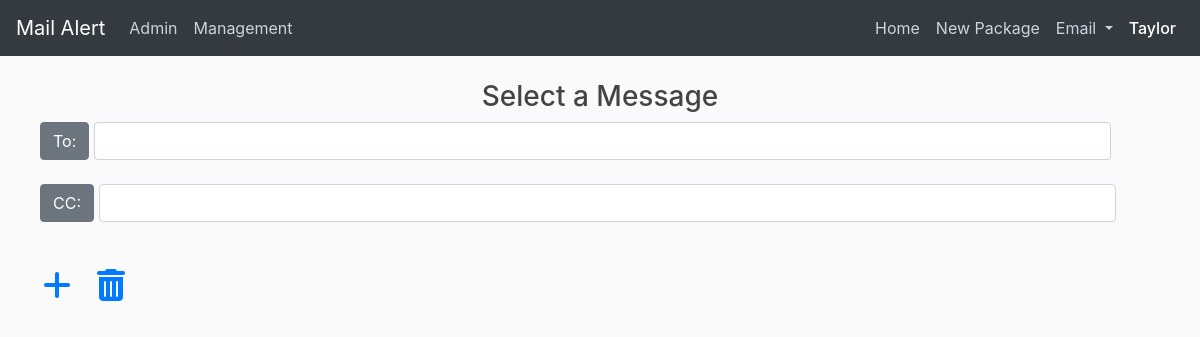
Before: /composeEmail (signed in) with the older database file.
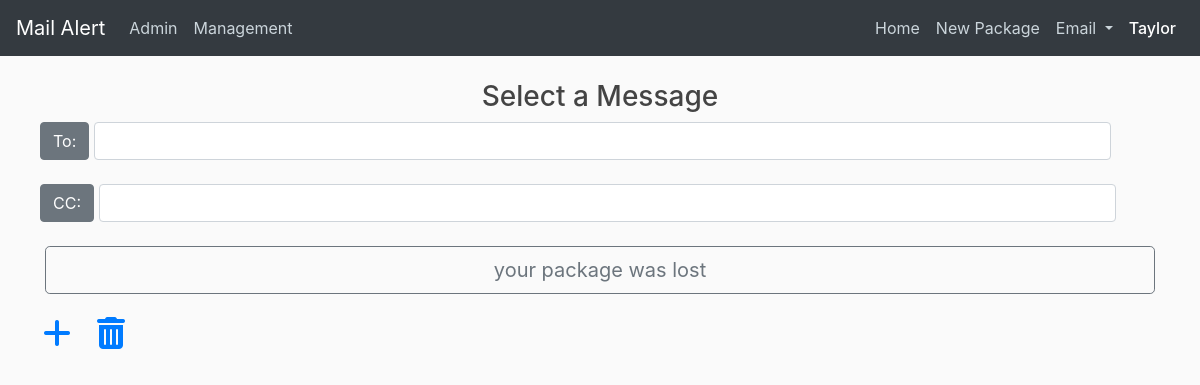
After: the same page with the newer database file.
### mailalert/models.py (models this page shows)
class Message(db.Model):
    id = db.Column(db.Integer, primary_key=True)
    content = db.Column(db.String(255), unique=True, nullable=False)

### mailalert/main/routes.py (the view, shortened to what this page needs)
@main.route("/composeEmail", methods=['GET', 'POST'])
@login_required
def compose_email():
    cc_recipients = ""
    composeEmailForm = ComposeEmailForm()
    createMessageForm = CreateMessageForm()
    messages = Message.query.all()
    return render_template('composeEmail.html', title="Compose Email", composeEmailForm=composeEmailForm,
                           createMessageForm=createMessageForm, messages=messages)

### mailalert/main/forms.py
class ComposeEmailForm(FlaskForm):
    recipient_email = StringField(
        'Email', validators=[DataRequired(), Email()])
    cc_recipient = StringField('Email')
    compose_submit = SubmitField('Send')

class CreateMessageForm(FlaskForm):
    new_message = TextAreaField('New Message', validators=[Length(
        min=10, message='This message is not long enough')])
    create_submit = SubmitField('Create')

### mailalert/models.py (called while the page is built)
@login_manager.user_loader
def load_user(id):
    return Employee.query.get(int(id))

    def is_admin(self):
        return self.access == 'Admin'

    def allowed(self, access_level):
        return ACCESS[self.access] >= ACCESS[access_level]

### mailalert/templates/composeEmail.html (shortened to what this page needs)
{% extends "layout_with_navbar.html" %}
{%block content %}
<h3 class="text-center">Select a Message</h3>
<form method='POST'>
    <div class="form-row mb-3">
        <label for="to" class="btn btn-secondary">To:</label>
        <div class="col-10 col-sm-11">
            {% if composeEmailForm.recipient_email.errors %}
                {{ composeEmailForm.recipient_email(class="form-control form-control-md is-invalid") }}
                <div class="invalid-feedback">
                    {% for error in composeEmailForm.recipient_email.errors %}
                        <span>{{ error }}</span>
                    {% endfor %}
                </div>
            {% else %}
                {{ composeEmailForm.recipient_email(class="form-control form-control-md") }}
            {% endif %}
        </div>
    </div>
    <div class="form-row mb-3">
        <label for="cc" class="btn btn-secondary">CC:</label>
        <div class="col-10 col-sm-11">
            {% if composeEmailForm.cc_recipient.errors %}
                {{ composeEmailForm.cc_recipient(class="form-control form-control-md is-invalid") }}
                <div class="invalid-feedback">
                    {% for error in composeEmailForm.cc_recipient.errors %}
                        <span>{{ error }}</span>
                    {% endfor %}
                </div>
            {% else %}
                {{ composeEmailForm.cc_recipient(class="form-control form-control-md") }}
            {% endif %}
        </div>
    </div>
    <div class="btn-group-toggle" data-toggle="buttons">
        {% for message in messages %}
            <label class="btn btn-outline-secondary btn-lg btn-block" style="white-space:normal;">
                <input type="radio" name="options" id="option{{ message.id }}" value="{{ message.id }}"> {{ message.content }}
            </label>
        {% endfor %}
    </div>
    <div class="row">
        {% if current_user.allowed('Building Director') %}
            <a class="btn edit mt-3" data-toggle="modal" data-target="#newMessageModal" href="">
                <i class="fas fa-plus fa-2x"></i>
            </a>
            <a class="btn edit mt-3" name="deleteMessage" data-toggle="modal" data-target="#deleteMessageModal" href="">
                <i class="fas fa-trash-alt fa-2x"></i>
            </a>
        {% endif %}
        <div class="mt-3 offset-lg-10 offset-md-8">
        </div>
    </div>
</form>
{% endblock %}

Changed rows visible on the page:
added Message: content "your package was lost"
